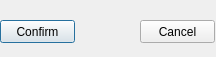
<?xml version="1.0" encoding="UTF-8"?>
<ui version="4.0">
 <class>Dialog</class>
 <widget class="QDialog" name="Dialog">
  <property name="geometry">
   <rect>
    <x>0</x>
    <y>0</y>
    <width>216</width>
    <height>57</height>
   </rect>
  </property>
  <property name="windowTitle">
   <string>Dialog</string>
  </property>
  <widget class="QPushButton" name="confirmButton">
   <property name="geometry">
    <rect>
     <x>0</x>
     <y>20</y>
     <width>75</width>
     <height>23</height>
    </rect>
   </property>
   <property name="text">
    <string>Confirm</string>
   </property>
  </widget>
  <widget class="QPushButton" name="cancelButton">
   <property name="geometry">
    <rect>
     <x>140</x>
     <y>20</y>
     <width>75</width>
     <height>23</height>
    </rect>
   </property>
   <property name="text">
    <string>Cancel</string>
   </property>
  </widget>
 </widget>
 <resources/>
 <connections/>
</ui>
